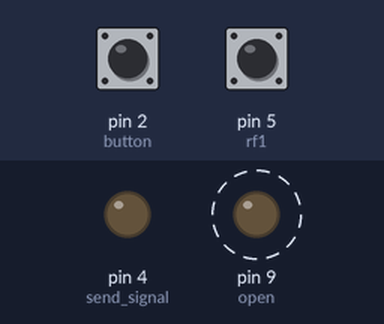
Simulated run of this sketch. Board: Arduino Uno, built with avr-gcc and run on an emulated ATmega328P. Shown: output pins drawn as LEDs (lit = HIGH). Dashed ring = blinking. The inputs (shaded band) are chosen by the test bench; at power-on: pin 2 (button) LOW, pin 5 (rf1) HIGH.

Above: at 0.64 s.
1.3 s: pin 2 (button) pulled HIGH for 3.2 s
At 1.3 s:
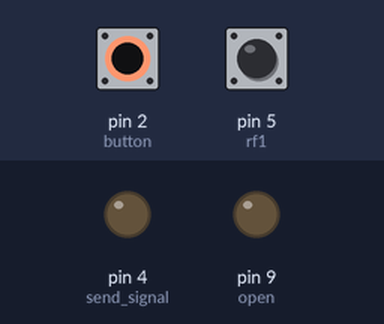
Timing chart, 0 to 12.0 s (numbered marks = the images above; inputs shaded):
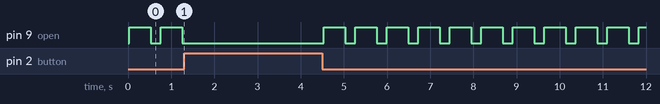

The sketch:

gate-lock.ino
```cpp
// UTP cable
// green_w     open_out
// green       open_in
// blue        +12V
// blue_w      +12V
// orange
// orange_w
// brown       GND
// brown _w    GND

// RF in1
// RF in2
// RF in3
// RF in4
// MOSFET

#define button 2
#define send_signal 4
#define rf1 5
#define rf2 6
#define rf3 7
#define rf4 8
#define open 9        // MOSFET

const int delay_const = 500; // час відкривання замка
const int debounceDelay = 10; // Затримка між перевірками у мілісекундах
const byte debounceChecks = 3; // кількість разів перевірки натискання кнопки
void open_door()
{
  digitalWrite (open, HIGH);
  delay (delay_const);
  digitalWrite (open, LOW);
}

bool isButtonPressed() {
  // Перевіряємо стан кнопки debounceChecks разів з затримкою debounceDelay між ними
  for (int i = 0; i < debounceChecks; i++) {
    if (digitalRead(button) != LOW) {
      return false; // Якщо хоча б один раз стан не LOW, кнопка не вважається натиснутою
    }
    delay(debounceDelay); // Затримка між перевірками
  }
  return true; // Кнопка вважається натиснутою, якщо всі перевірки пройшли успішно
}


void setup() {
pinMode (button, INPUT);
pinMode (rf1, INPUT);
pinMode (rf2, INPUT);
pinMode (rf2, INPUT);
pinMode (rf4, INPUT);
pinMode (send_signal, OUTPUT);
pinMode (open, OUTPUT);
digitalWrite (open, LOW);
digitalWrite (button, LOW);

}

void loop() {
  // put your main code here, to run repeatedly:
if (digitalRead (rf1) == LOW)
  {
    open_door();
  }
if (isButtonPressed()) {
    open_door();
    delay(200); // Затримка, щоб уникнути надмірної кількості повідомлень
 }


}
```
